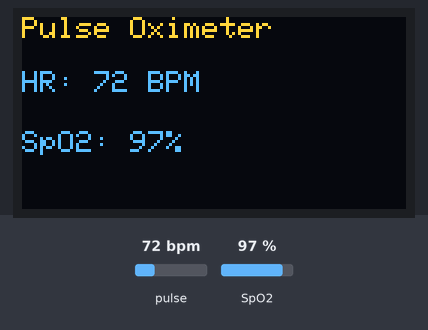
Simulated run of this sketch. Board: ESP8266 (NodeMCU). Shown: 128×64 one-colour display. The inputs (shaded band) are chosen by the test bench; at power-on: pulse 72 bpm, SpO2 97 %. The OLED is the two-colour kind (top 16 rows yellow); what the sketch prints to the serial monitor is not drawn.

Above: at 5.7 s.
5.8 s: pulse set to 42 bpm
At 7.3 s:
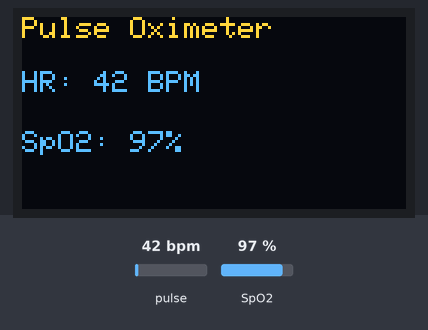
7.6 s: SpO2 set to 80 %
At 8.8 s:
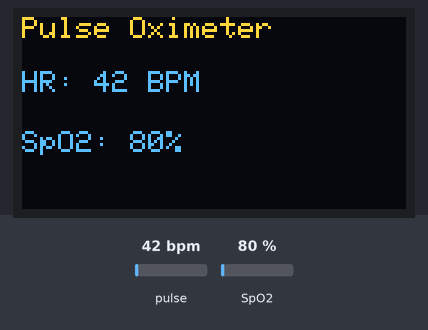
9.6 s: pulse set to 70 bpm
At 11.3 s:
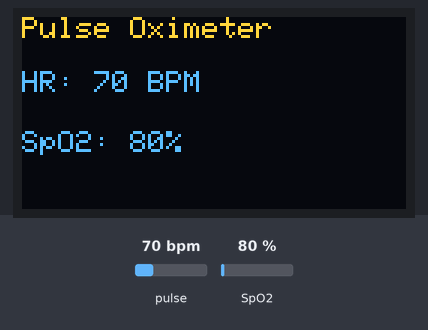
11.6 s: SpO2 set to 85 %
Timing chart, 0 to 14.6 s (numbered marks = the images above; inputs shaded):
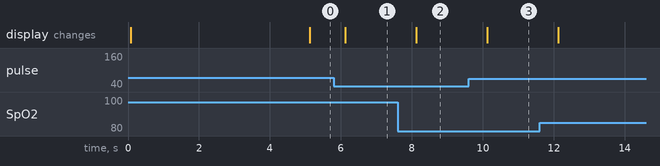

The sketch:

Example8_SPO2.ino
```cpp
#include <Wire.h>
#include "MAX30105.h"
#include "spo2_algorithm.h"

#include <Adafruit_GFX.h>
#include <Adafruit_SH110X.h>

Adafruit_SH1106G display(128, 64, &Wire, -1);
MAX30105 particleSensor;

#if defined(__AVR_ATmega328P__) || defined(__AVR_ATmega168__)
uint16_t irBuffer[100];
uint16_t redBuffer[100];
#else
uint32_t irBuffer[100];
uint32_t redBuffer[100];
#endif

int32_t bufferLength;
int32_t spo2;
int8_t validSPO2;
int32_t heartRate;
int8_t validHeartRate;

void setup()
{
  Serial.begin(115200);

  Wire.begin(D2, D1);

  // OLED
  if (!display.begin(0x3C, true))
  {
    Serial.println("OLED not found");
    while (1);
  }

  display.clearDisplay();
  display.setTextSize(1);
  display.setTextColor(SH110X_WHITE);
  display.setCursor(0, 0);
  display.println("Initializing...");
  display.display();

  // MAX30102
  if (!particleSensor.begin(Wire, I2C_SPEED_FAST))
  {
    display.clearDisplay();
    display.setCursor(0, 20);
    display.println("MAX30102");
    display.println("NOT FOUND!");
    display.display();

    while (1);
  }

  byte ledBrightness = 60;
  byte sampleAverage = 4;
  byte ledMode = 2;
  byte sampleRate = 100;
  int pulseWidth = 411;
  int adcRange = 4096;

  particleSensor.setup(
    ledBrightness,
    sampleAverage,
    ledMode,
    sampleRate,
    pulseWidth,
    adcRange
  );

  display.clearDisplay();
  display.setCursor(0, 0);
  display.println("Place Finger...");
  display.display();
}

void loop()
{
  bufferLength = 100;

  // Collect first 100 samples
  for (byte i = 0; i < bufferLength; i++)
  {
    while (!particleSensor.available())
      particleSensor.check();

    redBuffer[i] = particleSensor.getRed();
    irBuffer[i] = particleSensor.getIR();

    particleSensor.nextSample();
  }

  maxim_heart_rate_and_oxygen_saturation(
      irBuffer,
      bufferLength,
      redBuffer,
      &spo2,
      &validSPO2,
      &heartRate,
      &validHeartRate);

  while (true)
  {
    // Shift old samples
    for (byte i = 25; i < 100; i++)
    {
      redBuffer[i - 25] = redBuffer[i];
      irBuffer[i - 25] = irBuffer[i];
    }

    // Read 25 new samples
    for (byte i = 75; i < 100; i++)
    {
      while (!particleSensor.available())
        particleSensor.check();

      redBuffer[i] = particleSensor.getRed();
      irBuffer[i] = particleSensor.getIR();

      particleSensor.nextSample();
    }

    maxim_heart_rate_and_oxygen_saturation(
        irBuffer,
        bufferLength,
        redBuffer,
        &spo2,
        &validSPO2,
        &heartRate,
        &validHeartRate);

    // Serial Monitor
    Serial.print("HR=");
    Serial.print(heartRate);
    Serial.print("  SpO2=");
    Serial.print(spo2);
    Serial.print("  IR=");
    Serial.println(irBuffer[99]);

    // OLED
    display.clearDisplay();

    if (irBuffer[99] < 50000)
    {
      display.setTextSize(2);
      display.setCursor(5, 25);
      display.println("NO FINGER!");
    }
    else
    {
      display.setTextSize(1);

      display.setCursor(0, 0);
      display.println("Pulse Oximeter");

      display.setCursor(0, 18);
      display.print("HR: ");
      if (validHeartRate)
      {
        display.print(heartRate);
        display.println(" BPM");
      }
      else
      {
        display.println("--");
      }

      display.setCursor(0, 38);
      display.print("SpO2: ");
      if (validSPO2)
      {
        display.print(spo2);
        display.println("%");
      }
      else
      {
        display.println("--");
      }
    }

    display.display();
  }
}
```

License.ino
```cpp
// (licence header left out)

```

Measured:
- after the input at 5.8 s, the display: changes after 0.32 s (image 1)
- after the input at 7.6 s, the display: changes after 0.52 s (image 2)
- after the input at 9.6 s, the display: changes after 0.52 s (image 3)
